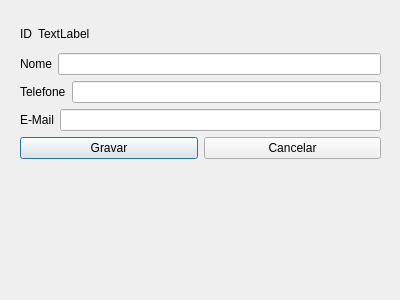
<?xml version="1.0" encoding="UTF-8"?>
<ui version="4.0">
 <class>fm_editarcontato</class>
 <widget class="QDialog" name="fm_editarcontato">
  <property name="geometry">
   <rect>
    <x>0</x>
    <y>0</y>
    <width>400</width>
    <height>300</height>
   </rect>
  </property>
  <property name="windowTitle">
   <string>Dialog</string>
  </property>
  <widget class="QWidget" name="">
   <property name="geometry">
    <rect>
     <x>20</x>
     <y>20</y>
     <width>361</width>
     <height>139</height>
    </rect>
   </property>
   <layout class="QVBoxLayout" name="verticalLayout">
    <item>
     <layout class="QHBoxLayout" name="horizontalLayout">
      <item>
       <widget class="QLabel" name="label">
        <property name="text">
         <string>ID</string>
        </property>
       </widget>
      </item>
      <item>
       <widget class="QLabel" name="txt_id">
        <property name="text">
         <string>TextLabel</string>
        </property>
       </widget>
      </item>
      <item>
       <spacer name="horizontalSpacer">
        <property name="orientation">
         <enum>Qt::Horizontal</enum>
        </property>
        <property name="sizeHint" stdset="0">
         <size>
          <width>40</width>
          <height>20</height>
         </size>
        </property>
       </spacer>
      </item>
     </layout>
    </item>
    <item>
     <layout class="QHBoxLayout" name="horizontalLayout_2">
      <item>
       <widget class="QLabel" name="label_5">
        <property name="text">
         <string>Nome</string>
        </property>
       </widget>
      </item>
      <item>
       <widget class="QLineEdit" name="txt_nome"/>
      </item>
     </layout>
    </item>
    <item>
     <layout class="QHBoxLayout" name="horizontalLayout_3">
      <item>
       <widget class="QLabel" name="label_3">
        <property name="text">
         <string>Telefone</string>
        </property>
       </widget>
      </item>
      <item>
       <widget class="QLineEdit" name="txt_telefone"/>
      </item>
     </layout>
    </item>
    <item>
     <layout class="QHBoxLayout" name="horizontalLayout_4">
      <item>
       <widget class="QLabel" name="label_4">
        <property name="text">
         <string>E-Mail</string>
        </property>
       </widget>
      </item>
      <item>
       <widget class="QLineEdit" name="txt_email"/>
      </item>
     </layout>
    </item>
    <item>
     <layout class="QHBoxLayout" name="horizontalLayout_5">
      <item>
       <widget class="QPushButton" name="btn_gravar">
        <property name="text">
         <string>Gravar</string>
        </property>
       </widget>
      </item>
      <item>
       <widget class="QPushButton" name="btn_cancelar">
        <property name="text">
         <string>Cancelar</string>
        </property>
       </widget>
      </item>
     </layout>
    </item>
   </layout>
  </widget>
 </widget>
 <resources/>
 <connections/>
</ui>
